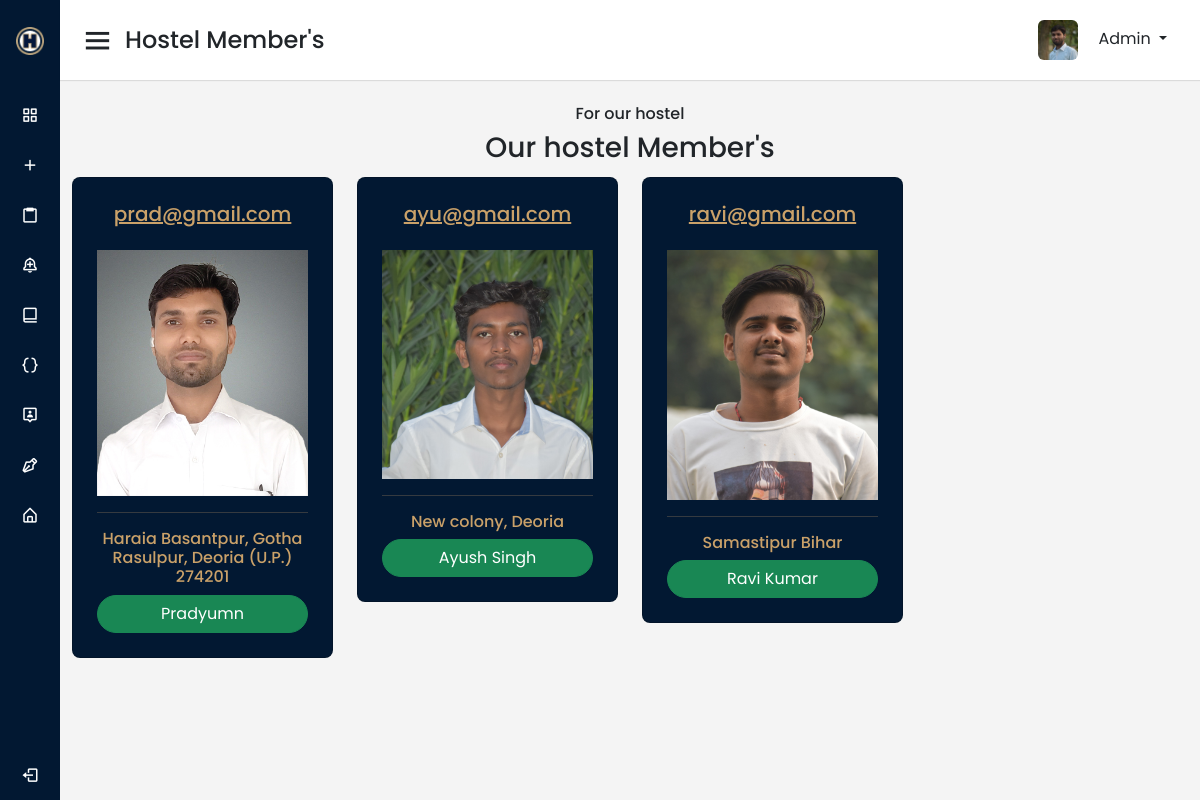
The page /admin/hostel_member.php on the database its author committed.
### tables this page shows
CREATE TABLE IF NOT EXISTS `tbl_member` (
  `id` int NOT NULL AUTO_INCREMENT,
  `member_name` varchar(60) DEFAULT NULL,
  `member_email` varchar(60) DEFAULT NULL,
  `member_pass` varchar(60) DEFAULT NULL,
  `member_img` varchar(120) DEFAULT NULL,
  `member_add` varchar(120) DEFAULT NULL,
  `dor` varchar(30) DEFAULT NULL,
  PRIMARY KEY (`id`)
);

### admin/hostel_member.php (the view, shortened to what this page needs)
<?php
require("header.php");
require("dashbord_menu.php");
require("./../dbcon.php");
$slct_qry = "SELECT * FROM tbl_member";
$res1 = mysqli_query($con, $slct_qry);
?>
<section class="home-section">
    <nav>
        <div class="sidebar-button">
            <i class='bx bx-menu sidebarBtn'></i>
            <span class="dashboard">Hostel Member's</span>
        </div>
        <div class="profile-details">
            <div class="dropdown">
                <button class="btn dropdown-toggle" type="button" data-bs-toggle="dropdown" aria-expanded="false">
                    <img src="../assets/img/DSC_2972.JPG" class="me-3" alt="">
                    Admin
                </button>
            </div>
        </div>
    </nav>
    <div class="home-content">
        <div class="container">
            <div class="row">
                <div class="col-sm-12 section-title text-center mb-1">
                    <h6>For our hostel</h6>
                    <h3>Our hostel Member's</h3>
                </div>
            </div>
            <div class="row " style="color: #caa169;">
                <?php
                while ($row1 = mysqli_fetch_array($res1)) {
                ?>
                    <div class="col-lg-3 col-md-6 mb-4">
                        <div class="card p-4 text-center rounded-3" style="background: #021832;">
                            <h5 class="text-decoration-underline mb-4"><?php echo $row1['member_email']; ?></h5>
                            <img src="http://localhost/hostel/Data/Img/<?php echo $row1['member_img']; ?>" alt="" />
                            <hr />
                            <h6><?php echo $row1["member_add"];?></h6>
                            <span class="btn btn-success rounded-pill"><?php echo $row1['member_name']; ?></span>
                        </div>
                    </div>
                <?php
                }
                ?>
            </div>
        </div>
    </div>
</section>
<?php
require("footer.php");
?>

### admin/header.php (shortened to what this page needs)
<!DOCTYPE html>
  <html lang="en" dir="ltr">
  <head>
    <link rel="stylesheet" href="../assets/css/st.css">
    <link href='https://unpkg.com/boxicons@2.0.7/css/boxicons.min.css' rel='stylesheet'>
    <link rel="stylesheet" href="../assets/css/bootstrap.min.css">
  </head>
  <body>

### admin/dashbord_menu.php
<div class="sidebar">
      <div class="logo-details">
        <i><img class="logo_icon" src="../assets/img/favicon.png" height="28px" width="28px" alt=""></i>
        <span class="logo_name"><img src="../assets/img/hOstel.png" sizes="24px" alt=""></span>
      </div>
      <div>
        <ul class="nav-link">
          <li>
            <a href="dashbord.php">
              <i class='bx bx-grid-alt'></i>
              <span class="links_name">Dashboard</span>
            </a>
          </li>
          <li>
            <a href="stu_register.php">
              <i class='bx bx-plus'></i>
              <span class="links_name">New Student Register</span>
            </a>
          </li>
          <li>
            <a href="attendence.php">
              <i class='bx bx-clipboard'></i>
              <span class="links_name">Attendence</span>
            </a>
          </li>
          <li>
            <a href="mesh_notification.php">
              <i class='bx bx-bell-plus'></i>
              <span class="links_name">Mess notification</span>
            </a>
          </li>
          <li>
            <a href="fee_record.php">
              <i class='bx bx-book-alt'></i>
              <span class="links_name">Fee Record</span>
            </a>
          </li>
          <li>
            <a href="member.php">
              <i class='bx bx-code-curly'></i>
              <span class="links_name">Member</span>
            </a>
          </li>
          <li>
            <a href="hostel_member.php">
            <i class='bx bx-user-pin'></i>
              <span class="links_name">Hostel Member</span>
            </a>
          </li>
          <li>
            <a href="grievance.php">
              <i class='bx bx-pen'></i>
              <span class="links_name">View Grievance</span>
            </a>
          </li>
          <li>
            <a href="alloted_room.php">
              <i class='bx bx-home-alt'></i>
              <span class="links_name">Alloted Room</span>
            </a>
          </li>
          <li class="log_out">
          <a href="logout.php">
            <i class='bx bx-log-out'></i>
            <span class="links_name">Log out</span>
          </a>
        </li>
        </ul>
      </div>
</div>

### admin/footer.php (shortened to what this page needs)
</body>
</html>

### assets/css/st.css (style rules this page uses)
* { margin: 0; padding: 0; box-sizing: border-box; font-family: 'Poppins', sans-serif; }
:root { --primery-color:#021832; --secondary-color:#caa169; --bg-color:#f4f4f4; --bg-white:#fff; --bg-black:#000; --primary-font:'Poppins', sans-serif; --srcondary-font:'Oswald', sans-serif; --primery-text:#021832; --secondary-text:#caa169; --text-white:#fff; --text-black:#151515; --text-gray:#e4e4e4; }
body { font-family:var(--primary-font); background-color: var(--bg-white); }
.sidebar { position: fixed; height: 100%; width: 240px; background: var(--primery-color); transition: all 0.5s ease; }
.sidebar .logo-details { height: 80px; display: flex; align-items: center; }
.sidebar .logo-details i { font-size: 28px; font-weight: 500; color:var(--text-white); min-width: 60px; text-align: center }
.sidebar .logo-details .logo_name { color:var(--text-white); font-size: 24px; font-weight: 500; }
.sidebar .nav-link { margin-top: 10px; }
.sidebar .nav-link li { position: relative; list-style: none; height: 50px; }
.sidebar .nav-link li a { height: 100%; width: 100%; display: flex; align-items: center; text-decoration: none; transition: all 0.4s ease; }
.sidebar .nav-link li i { min-width: 60px; text-align: center; font-size: 18px; color:var(--text-white); }
.sidebar .nav-link li a .links_name { color:var(--text-white); font-size: 15px; font-weight: 400; white-space: nowrap; }
.sidebar .nav-link .log_out { position: absolute; bottom: 0; width: 100%; }
.home-section { position: relative; background: var(--bg-color); min-height: 100vh; width: calc(100% - 240px); left: 240px; transition: all 0.5s ease; }
.home-section nav { display: flex; justify-content: space-between; height: 80px; background: var(--bg-white); display: flex; align-items: center; position: fixed; width: calc(100% - 240px); left: 240px; z-index: 100; padding: 0 20px; box-shadow: 0 1px 1px rgba(0, 0, 0, 0.1); transition: all 0.5s ease; }
.home-section nav .sidebar-button { display: flex; align-items: center; font-size: 24px; font-weight: 500; }
nav .sidebar-button i { font-size: 35px; margin-right: 10px; }
nav .profile-details img { height: 40px; width: 40px; border-radius: 6px; object-fit: cover; }
.home-section .home-content { position: relative; padding-top: 104px; }
@media (max-width: 1240px) { .sidebar { width: 60px; } }
@media (max-width: 1240px) { .home-section { width: calc(100% - 60px); left: 60px; } }
@media (max-width: 1240px) { .home-section nav { width: calc(100% - 60px); left: 60px; } }

### rows shown on the page
tbl_member: member_email "prad@gmail.com", member_img (picture), member_add "Haraia Basantpur, Gotha Rasulpur, Deoria (U.P.) 274201", member_name "Pradyumn"
tbl_member: member_email "ayu@gmail.com", member_img (picture), member_add "New colony, Deoria", member_name "Ayush Singh"
tbl_member: member_email "ravi@gmail.com", member_img (picture), member_add "Samastipur Bihar", member_name "Ravi Kumar"
